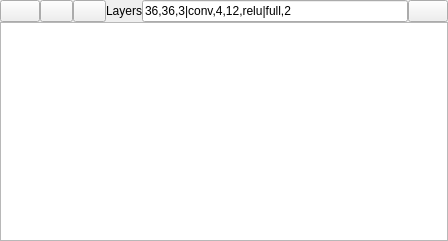
             <widget class="QWidget" name="page_7">
              <property name="geometry">
               <rect>
                <x>0</x>
                <y>0</y>
                <width>448</width>
                <height>241</height>
               </rect>
              </property>
              <attribute name="label">
               <string>Network Architecture</string>
              </attribute>
              <layout class="QVBoxLayout" name="verticalLayout_21">
               <property name="spacing">
                <number>0</number>
               </property>
               <property name="leftMargin">
                <number>0</number>
               </property>
               <property name="topMargin">
                <number>0</number>
               </property>
               <property name="rightMargin">
                <number>0</number>
               </property>
               <property name="bottomMargin">
                <number>0</number>
               </property>
               <item>
                <layout class="QHBoxLayout" name="horizontalLayout_16">
                 <property name="spacing">
                  <number>0</number>
                 </property>
                 <item>
                  <widget class="QPushButton" name="load_nn">
                   <property name="maximumSize">
                    <size>
                     <width>70</width>
                     <height>24</height>
                    </size>
                   </property>
                   <property name="text">
                    <string/>
                   </property>
                   <property name="icon">
                    <iconset resource="icons.qrc">
                     <normaloff>:/icons/icons/open.xpm</normaloff>:/icons/icons/open.xpm</iconset>
                   </property>
                  </widget>
                 </item>
                 <item>
                  <widget class="QPushButton" name="save_nn">
                   <property name="maximumSize">
                    <size>
                     <width>33</width>
                     <height>24</height>
                    </size>
                   </property>
                   <property name="text">
                    <string/>
                   </property>
                   <property name="icon">
                    <iconset resource="icons.qrc">
                     <normaloff>:/icons/icons/save.xpm</normaloff>:/icons/icons/save.xpm</iconset>
                   </property>
                  </widget>
                 </item>
                 <item>
                  <widget class="QPushButton" name="clear_nn">
                   <property name="maximumSize">
                    <size>
                     <width>33</width>
                     <height>24</height>
                    </size>
                   </property>
                   <property name="text">
                    <string/>
                   </property>
                   <property name="icon">
                    <iconset resource="icons.qrc">
                     <normaloff>:/icons/icons/delete.xpm</normaloff>:/icons/icons/delete.xpm</iconset>
                   </property>
                  </widget>
                 </item>
                 <item>
                  <widget class="QLabel" name="label_18">
                   <property name="text">
                    <string>Layers</string>
                   </property>
                  </widget>
                 </item>
                 <item>
                  <widget class="QLineEdit" name="nn">
                   <property name="text">
                    <string>36,36,3|conv,4,12,relu|full,2</string>
                   </property>
                  </widget>
                 </item>
                 <item>
                  <widget class="QPushButton" name="nn_filter_results">
                   <property name="maximumSize">
                    <size>
                     <width>70</width>
                     <height>24</height>
                    </size>
                   </property>
                   <property name="text">
                    <string/>
                   </property>
                   <property name="icon">
                    <iconset resource="icons.qrc">
                     <normaloff>:/icons/icons/run.xpm</normaloff>:/icons/icons/run.xpm</iconset>
                   </property>
                  </widget>
                 </item>
                </layout>
               </item>
               <item>
                <widget class="QGraphicsView" name="nn_view"/>
               </item>
              </layout>
             </widget>
